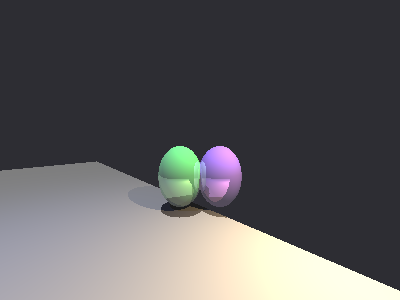

Reproduce this figure in Python.
"""Reproduction of Tiger Book Figure 4.12.

Source: Tiger Book 4.5.2, page 91 (PDF page 111).
Caption: "A simple scene rendered with shading from two point sources
         using the shading model of Chapter 5."

What the original image shows:
  * A GREEN ball on the LEFT and a BLUE/PURPLE ball on the RIGHT,
    both sitting on a light gray ground
  * Both balls have a soft warm highlight from a point light
    (probably a yellow-orange one positioned upper-right)
  * Both balls have a cool ambient/diffuse fill from another light
    (probably a blue/cyan one on the opposite side)
  * Faint shadows under each ball

What we use (Chapter 4 Lambertian, since we haven't implemented
Chapter 5's full Phong-style model yet):
  * Two PointLights of distinct colors (warm + cool)
  * Lambertian material on each ball (kd only, ka for ambient fill)
  * DirectionalLight from above to light the ground + cast subtle shadows
  * Gray ground

Color choices approximate what we see in the original Figure 4.12:
  * Green ball   kd = (0.30, 0.80, 0.45) -- bluish-green
  * Blue ball    kd = (0.45, 0.30, 0.85) -- purple-blue
  * Warm light   I = (1.40, 1.10, 0.70) -- yellow-orange
  * Cool light   I = (0.40, 0.55, 1.00) -- blue
  * Ground       kd = (0.70, 0.70, 0.70)
"""

import os
import sys

import numpy as np
from PIL import Image

HERE = os.path.dirname(os.path.abspath(__file__))
sys.path.insert(0, HERE)

from modules.Vec3 import Vec3
from modules.Camera import Camera
from modules.View import View
from modules.Color import color, clamp01
from modules.Material import Lambertian
from modules.Sphere import Sphere
from modules.Triangle import Triangle
from modules.SurfaceGroup import SurfaceGroup
from modules.Light import AmbientLight, PointLight, DirectionalLight
from modules.Scene import Scene


# ------------------------------------------------------------------
# Materials -- pure Lambertian, no mirror (km = 0)
# ------------------------------------------------------------------
# Green ball: mostly diffuse with a subtle green mirror tint.
green_mat   = Lambertian(color(0.25, 0.85, 0.40), ka=0.45,
                        km=color(0.35, 0.45, 0.35))
# Blue ball: mostly diffuse with a subtle purple/blue mirror tint.
blue_mat    = Lambertian(color(0.45, 0.30, 0.95), ka=0.45,
                        km=color(0.45, 0.30, 0.55))
ground_mat  = Lambertian(color(0.70, 0.70, 0.70), ka=0.20)


# ------------------------------------------------------------------
# Geometry
# ------------------------------------------------------------------
green_ball = Sphere(Vec3(-0.5, 0.55, 0.0), 0.55, material=green_mat)
blue_ball  = Sphere(Vec3( 0.5, 0.55, 0.0), 0.55, material=blue_mat)
ground = Triangle(
    Vec3(-15.0, 0.0, -15.0),
    Vec3( 15.0, 0.0,  15.0),
    Vec3(-15.0, 0.0,  15.0),
    material=ground_mat,
)
geometry = SurfaceGroup([green_ball, blue_ball, ground])


# ------------------------------------------------------------------
# Lights -- a warm point light upper-right and a cool point light
# upper-left, like two studio softboxes. A weak ambient fills the
# shadows so they're not pitch black.
# ------------------------------------------------------------------
warm = PointLight(Vec3( 1.8, 2.5, 2.0), color(7.00, 5.60, 3.50))
cool = PointLight(Vec3(-3.0, 4.0, 2.5), color(1.20, 1.60, 3.50))
ambient = AmbientLight(color(0.55, 0.55, 0.55))
# A gentle directional from above to give the ground a uniform illumination
# and cast subtle soft shadows of the balls onto the ground.
top = DirectionalLight(Vec3(0.1, -1.0, 0.1).normalized(),
                       color(0.55, 0.55, 0.55))


# ------------------------------------------------------------------
# Camera + view -- 3/4 view from above-front, similar to Figure 4.12
# ------------------------------------------------------------------
cam = Camera.from_lookat(Vec3(0.0, 1.0, 3.2), Vec3(0.0, 0.55, 0.0), Vec3(0, 1, 0))
view = View(cam, l=-1.6, r=1.6, b=-0.7, t=1.0, nx=400, ny=300,
            projection="perspective", focal_length=1.0)


# ------------------------------------------------------------------
# Render
# ------------------------------------------------------------------
scene = Scene(geometry, [ambient, warm, cool, top],
              background=color(0.18, 0.18, 0.20), max_depth=3)

NX, NY = view.nx, view.ny
buf = np.zeros((NY, NX, 3), dtype=np.float32)
for j in range(NY):
    for i in range(NX):
        ray = view.ray(i, j)
        c = scene.shade_ray(ray)
        cc = clamp01(c)
        buf[j, i, 0] = cc.x
        buf[j, i, 1] = cc.y
        buf[j, i, 2] = cc.z

out = Image.fromarray(np.flipud(buf * 255).astype(np.uint8), mode="RGB")
out_path = os.path.join(HERE, "demo_4_5_fig_4_12.png")
out.save(out_path)
print(f"Saved {out_path}")
print()
print("Differences from the original (Chapter 5 model is not yet implemented):")
print("  * No specular highlight on the balls (Lambertian only).")
print("  * Shadows may be more pronounced (no soft shadow model).")
print("  * Ambient is plain gray; original may use a hemispherical ambient.")
print("Same as the original:")
print("  * Two colored point lights (warm + cool) give the characteristic")
print("    two-tone shading on both balls.")
print("  * Green / blue base colors match the book's choice.")
print("  * Gray ground, dark gray sky.")
